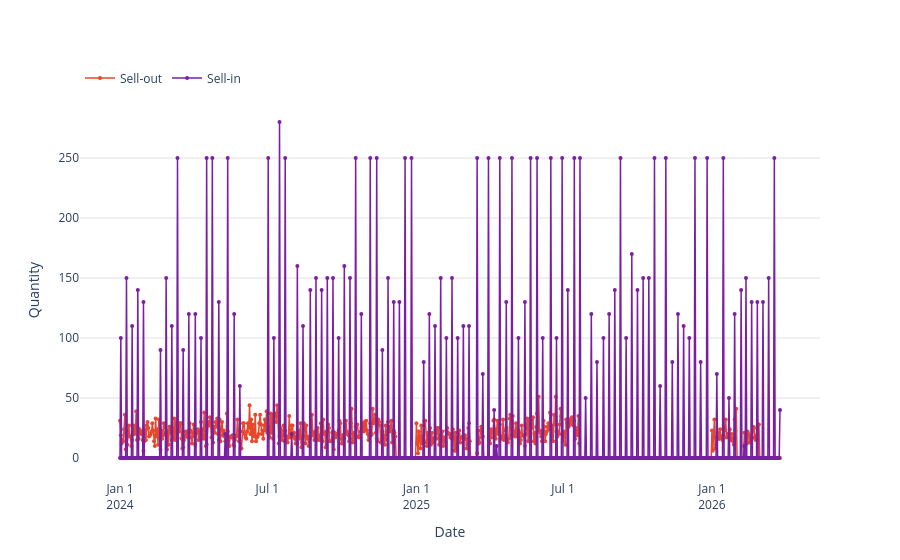

The notebook cell saved with this chart:
### Code cell
fig = go.Figure()

# Sell-out (orange/red line)
fig.add_trace(
    go.Scatter(
        x=sellout_selected["date"],
        y=sellout_selected["sales_quantity"],
        mode="lines+markers",
        name="Sell-out",
        line=dict(color="#E8472A", width=1.5),
        marker=dict(size=4),
    )
)

# Sell-in (purple line)
fig.add_trace(
    go.Scatter(
        x=sellin_selected["date"],
        y=sellin_selected["sales_quantity"],
        mode="lines+markers",
        name="Sell-in",
        line=dict(color="#7B1FA2", width=1.5),
        marker=dict(size=4),
    )
)

fig.update_layout(
    xaxis_title="Date",
    yaxis_title="Quantity",
    plot_bgcolor="white",
    legend=dict(orientation="h", yanchor="bottom", y=1.02, xanchor="left", x=0),
    hovermode="x unified",
    xaxis=dict(showgrid=False, tickformat="%b %-d\n%Y"),
    yaxis=dict(gridcolor="#e0e0e0"),
)

fig.show()

### Figure 1 — Plotly figure (JSON) as saved in the notebook; plotly's stock layout.template omitted (floating-point values rounded to 4 significant figures; data arrays with more than 128 entries replaced by an {"elided": "..."} marker saying what was removed)
{"data": [{"line": {"color": "#E8472A", "width": 1.5}, "marker": {"size": 4}, "mode": "lines+markers", "name": "Sell-out", "type": "scatter", "x": {"elided": "816 str values"}, "y": {"elided": "816 float values"}}, {"line": {"color": "#7B1FA2", "width": 1.5}, "marker": {"size": 4}, "mode": "lines+markers", "name": "Sell-in", "type": "scatter", "x": {"elided": "816 str values"}, "y": {"elided": "816 float values"}}], "layout": {"hovermode": "x unified", "legend": {"orientation": "h", "x": 0, "xanchor": "left", "y": 1.02, "yanchor": "bottom"}, "plot_bgcolor": "white", "xaxis": {"showgrid": false, "tickformat": "%b %-d\n%Y", "title": {"text": "Date"}}, "yaxis": {"gridcolor": "#e0e0e0", "title": {"text": "Quantity"}}}}
